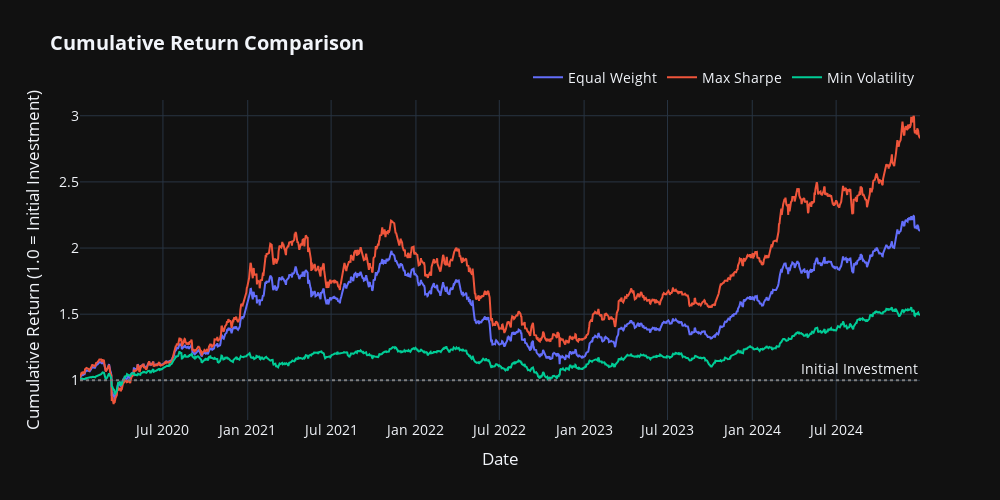

This figure's notebook cell:
### Markdown cell above
## 7. Cumulative Return Comparison

### Code cell
# Calculate cumulative returns for each portfolio
ew_cumulative = optimizer.calculate_cumulative_returns(ew_portfolio['weights'])
msr_cumulative = optimizer.calculate_cumulative_returns(msr_portfolio['weights'])
minvol_cumulative = optimizer.calculate_cumulative_returns(min_vol_portfolio['weights'])

# Create comparison dataframe
cumulative_df = pd.DataFrame({
    'Equal Weight': ew_cumulative,
    'Max Sharpe': msr_cumulative,
    'Min Volatility': minvol_cumulative
})

# Plot
fig = go.Figure()

for col in cumulative_df.columns:
    fig.add_trace(go.Scatter(
        x=cumulative_df.index,
        y=cumulative_df[col],
        mode='lines',
        name=col,
        line=dict(width=2)
    ))

fig.add_hline(y=1.0, line_dash="dot", line_color="gray", annotation_text="Initial Investment")

fig.update_layout(
    title='<b>Cumulative Return Comparison</b>',
    xaxis_title='Date',
    yaxis_title='Cumulative Return (1.0 = Initial Investment)',
    template='plotly_dark',
    font=dict(size=14),
    legend=dict(orientation='h', yanchor='bottom', y=1.02, xanchor='right', x=1),
    hovermode='x unified',
    width=1000,
    height=500
)

fig.show()

### Figure 1 — Plotly figure (JSON) as saved in the notebook; plotly's stock layout.template omitted (floating-point values rounded to 4 significant figures; data arrays with more than 128 entries replaced by an {"elided": "..."} marker saying what was removed)
{"data": [{"line": {"width": 2}, "mode": "lines", "name": "Equal Weight", "type": "scatter", "x": {"elided": "1256 str values"}, "y": {"elided": "1256 float values"}}, {"line": {"width": 2}, "mode": "lines", "name": "Max Sharpe", "type": "scatter", "x": {"elided": "1256 str values"}, "y": {"elided": "1256 float values"}}, {"line": {"width": 2}, "mode": "lines", "name": "Min Volatility", "type": "scatter", "x": {"elided": "1256 str values"}, "y": {"elided": "1256 float values"}}], "layout": {"annotations": [{"showarrow": false, "text": "Initial Investment", "x": 1, "xanchor": "right", "xref": "x domain", "y": 1.0, "yanchor": "bottom", "yref": "y"}], "font": {"size": 14}, "height": 500, "hovermode": "x unified", "legend": {"orientation": "h", "x": 1, "xanchor": "right", "y": 1.02, "yanchor": "bottom"}, "shapes": [{"line": {"color": "gray", "dash": "dot"}, "type": "line", "x0": 0, "x1": 1, "xref": "x domain", "y0": 1.0, "y1": 1.0, "yref": "y"}], "title": {"text": "<b>Cumulative Return Comparison</b>"}, "width": 1000, "xaxis": {"title": {"text": "Date"}}, "yaxis": {"title": {"text": "Cumulative Return (1.0 = Initial Investment)"}}}}
